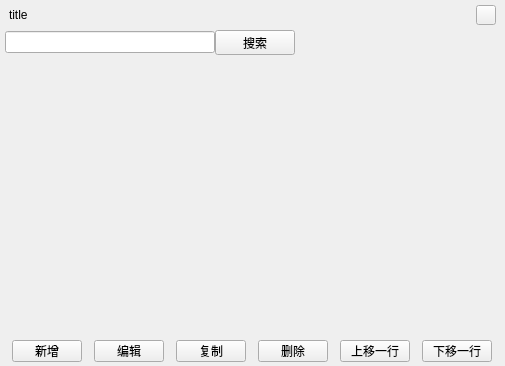
<?xml version="1.0" encoding="UTF-8"?>
<ui version="4.0">
 <class>ControlSectorWidget</class>
 <widget class="QWidget" name="ControlSectorWidget">
  <property name="geometry">
   <rect>
    <x>0</x>
    <y>0</y>
    <width>505</width>
    <height>366</height>
   </rect>
  </property>
  <property name="windowTitle">
   <string>Form</string>
  </property>
  <layout class="QVBoxLayout" name="verticalLayout">
   <property name="spacing">
    <number>0</number>
   </property>
   <property name="leftMargin">
    <number>0</number>
   </property>
   <property name="topMargin">
    <number>0</number>
   </property>
   <property name="rightMargin">
    <number>0</number>
   </property>
   <property name="bottomMargin">
    <number>0</number>
   </property>
   <item>
    <widget class="QWidget" name="ControlSectorBKGwidget" native="true">
     <layout class="QVBoxLayout" name="verticalLayout_2">
      <property name="spacing">
       <number>0</number>
      </property>
      <property name="leftMargin">
       <number>0</number>
      </property>
      <property name="topMargin">
       <number>0</number>
      </property>
      <property name="rightMargin">
       <number>0</number>
      </property>
      <property name="bottomMargin">
       <number>0</number>
      </property>
      <item>
       <widget class="QWidget" name="widget_4" native="true">
        <property name="maximumSize">
         <size>
          <width>16777215</width>
          <height>30</height>
         </size>
        </property>
        <layout class="QHBoxLayout" name="horizontalLayout_2">
         <property name="spacing">
          <number>0</number>
         </property>
         <property name="topMargin">
          <number>0</number>
         </property>
         <property name="bottomMargin">
          <number>0</number>
         </property>
         <item>
          <widget class="QLabel" name="label">
           <property name="text">
            <string>title</string>
           </property>
          </widget>
         </item>
         <item>
          <spacer name="horizontalSpacer">
           <property name="orientation">
            <enum>Qt::Horizontal</enum>
           </property>
           <property name="sizeHint" stdset="0">
            <size>
             <width>40</width>
             <height>20</height>
            </size>
           </property>
          </spacer>
         </item>
         <item>
          <widget class="QPushButton" name="pushButton_5">
           <property name="minimumSize">
            <size>
             <width>10</width>
             <height>10</height>
            </size>
           </property>
           <property name="maximumSize">
            <size>
             <width>20</width>
             <height>20</height>
            </size>
           </property>
           <property name="text">
            <string/>
           </property>
          </widget>
         </item>
        </layout>
       </widget>
      </item>
      <item>
       <widget class="QWidget" name="widget_2" native="true">
        <property name="maximumSize">
         <size>
          <width>16777215</width>
          <height>25</height>
         </size>
        </property>
        <layout class="QHBoxLayout" name="horizontalLayout_3">
         <property name="spacing">
          <number>0</number>
         </property>
         <property name="leftMargin">
          <number>5</number>
         </property>
         <property name="topMargin">
          <number>0</number>
         </property>
         <property name="rightMargin">
          <number>0</number>
         </property>
         <property name="bottomMargin">
          <number>0</number>
         </property>
         <item>
          <widget class="QLineEdit" name="lineEdit"/>
         </item>
         <item>
          <widget class="QPushButton" name="SreachBtn">
           <property name="text">
            <string>搜索</string>
           </property>
          </widget>
         </item>
         <item>
          <spacer name="horizontalSpacer_2">
           <property name="orientation">
            <enum>Qt::Horizontal</enum>
           </property>
           <property name="sizeHint" stdset="0">
            <size>
             <width>40</width>
             <height>20</height>
            </size>
           </property>
          </spacer>
         </item>
        </layout>
       </widget>
      </item>
      <item>
       <widget class="UtilTableWidget" name="ControlSectorTablewidget" native="true"/>
      </item>
      <item>
       <widget class="QWidget" name="widget_3" native="true">
        <property name="maximumSize">
         <size>
          <width>16777215</width>
          <height>30</height>
         </size>
        </property>
        <layout class="QHBoxLayout" name="horizontalLayout">
         <property name="spacing">
          <number>0</number>
         </property>
         <property name="leftMargin">
          <number>0</number>
         </property>
         <property name="topMargin">
          <number>0</number>
         </property>
         <property name="rightMargin">
          <number>0</number>
         </property>
         <property name="bottomMargin">
          <number>0</number>
         </property>
         <item>
          <widget class="QPushButton" name="AddBtn">
           <property name="maximumSize">
            <size>
             <width>70</width>
             <height>22</height>
            </size>
           </property>
           <property name="text">
            <string>新增</string>
           </property>
          </widget>
         </item>
         <item>
          <widget class="QPushButton" name="EditBtn">
           <property name="maximumSize">
            <size>
             <width>70</width>
             <height>22</height>
            </size>
           </property>
           <property name="text">
            <string>编辑</string>
           </property>
          </widget>
         </item>
         <item>
          <widget class="QPushButton" name="CopyBtn">
           <property name="maximumSize">
            <size>
             <width>70</width>
             <height>22</height>
            </size>
           </property>
           <property name="text">
            <string>复制</string>
           </property>
          </widget>
         </item>
         <item>
          <widget class="QPushButton" name="DeleteBtn">
           <property name="maximumSize">
            <size>
             <width>70</width>
             <height>22</height>
            </size>
           </property>
           <property name="text">
            <string>删除</string>
           </property>
          </widget>
         </item>
         <item>
          <widget class="QPushButton" name="MoveUPBtn">
           <property name="maximumSize">
            <size>
             <width>70</width>
             <height>22</height>
            </size>
           </property>
           <property name="text">
            <string>上移一行</string>
           </property>
          </widget>
         </item>
         <item>
          <widget class="QPushButton" name="MoveDownBtn">
           <property name="maximumSize">
            <size>
             <width>70</width>
             <height>22</height>
            </size>
           </property>
           <property name="text">
            <string>下移一行</string>
           </property>
          </widget>
         </item>
        </layout>
       </widget>
      </item>
     </layout>
    </widget>
   </item>
  </layout>
 </widget>
 <customwidgets>
  <customwidget>
   <class>UtilTableWidget</class>
   <extends>QWidget</extends>
   <header location="global">utiltablewidget.h</header>
   <container>1</container>
  </customwidget>
 </customwidgets>
 <resources/>
 <connections/>
</ui>
